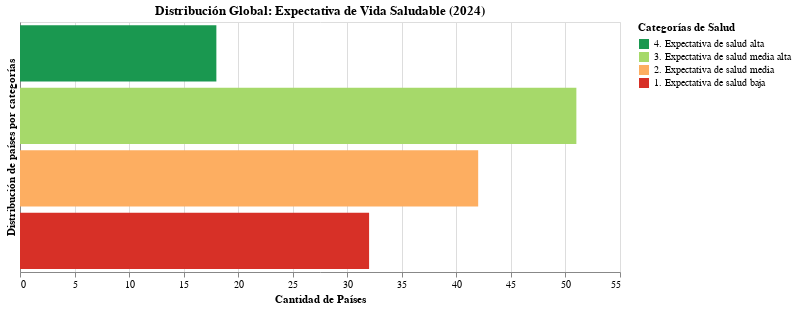

Write notebook code for a chart like this one.
### Code cell
# Insertamos el código del gráfico
grafico_limpio = alt.Chart(df_happy).mark_bar().encode(
    x=alt.X('count():Q', title='Cantidad de Países'),
    y=alt.Y('Categoria_Salud:N',
            sort=orden_niveles,
            title='Distribución de países por categorías',
            # Para efectos estéticos, eliminé la etiqueta, porque ya hay leyenda
            axis=alt.Axis(labels=False, ticks=False)),
    color=alt.Color('Categoria_Salud:N',
                    scale=alt.Scale(domain=orden_niveles, range=paleta_colores),
                    legend=alt.Legend(title="Categorías de Salud")),
    tooltip=[alt.Tooltip('count()', title='Total de Países'),
             alt.Tooltip('Categoria_Salud', title='Categoría')]
).properties(
    width=600,
    height=250,
    title="Distribución Global: Expectativa de Vida Saludable (2024)"
)

grafico_limpio.display()

### Figure 1 — Vega-Lite specification as saved in the notebook (floating-point values rounded to 4 significant figures; data arrays with more than 128 entries replaced by an {"elided": "..."} marker saying what was removed)
{"config": {"view": {"continuousWidth": 300, "continuousHeight": 300}}, "data": {"name": "data-b65b07f9b0913b5226cffdb452291c91"}, "mark": {"type": "bar"}, "encoding": {"color": {"field": "Categoria_Salud", "legend": {"title": "Categorías de Salud"}, "scale": {"domain": ["4. Expectativa de salud alta", "3. Expectativa de salud media alta", "2. Expectativa de salud media", "1. Expectativa de salud baja"], "range": ["#1a9850", "#a6d96a", "#fdae61", "#d73027"]}, "type": "nominal"}, "tooltip": [{"aggregate": "count", "title": "Total de Países", "type": "quantitative"}, {"field": "Categoria_Salud", "title": "Categoría", "type": "nominal"}], "x": {"aggregate": "count", "title": "Cantidad de Países", "type": "quantitative"}, "y": {"axis": {"labels": false, "ticks": false}, "field": "Categoria_Salud", "sort": ["4. Expectativa de salud alta", "3. Expectativa de salud media alta", "2. Expectativa de salud media", "1. Expectativa de salud baja"], "title": "Distribución de países por categorías", "type": "nominal"}}, "height": 250, "title": "Distribución Global: Expectativa de Vida Saludable (2024)", "width": 600, "$schema": "https://vega.github.io/schema/vega-lite/v5.20.1.json", "datasets": {"data-b65b07f9b0913b5226cffdb452291c91": {"elided": "143 records"}}}
